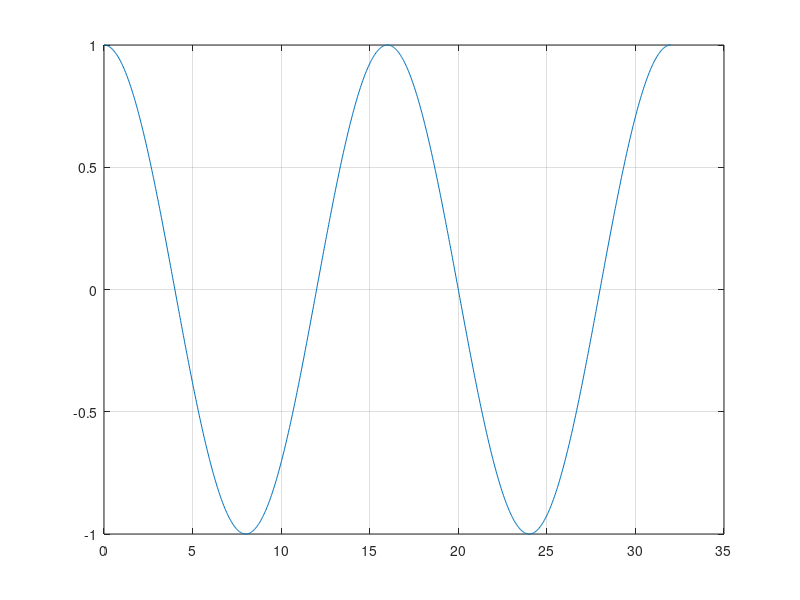

Source code (MATLAB):
%Ejercicio 1
%C)
tinicio = 0;
tfinal = 32;
np = 1000;

t = tinicio:(tfinal - tinicio) / (np - 1):tfinal;

F = exp(1j*pi/8*t);

plot(t,F);

grid

